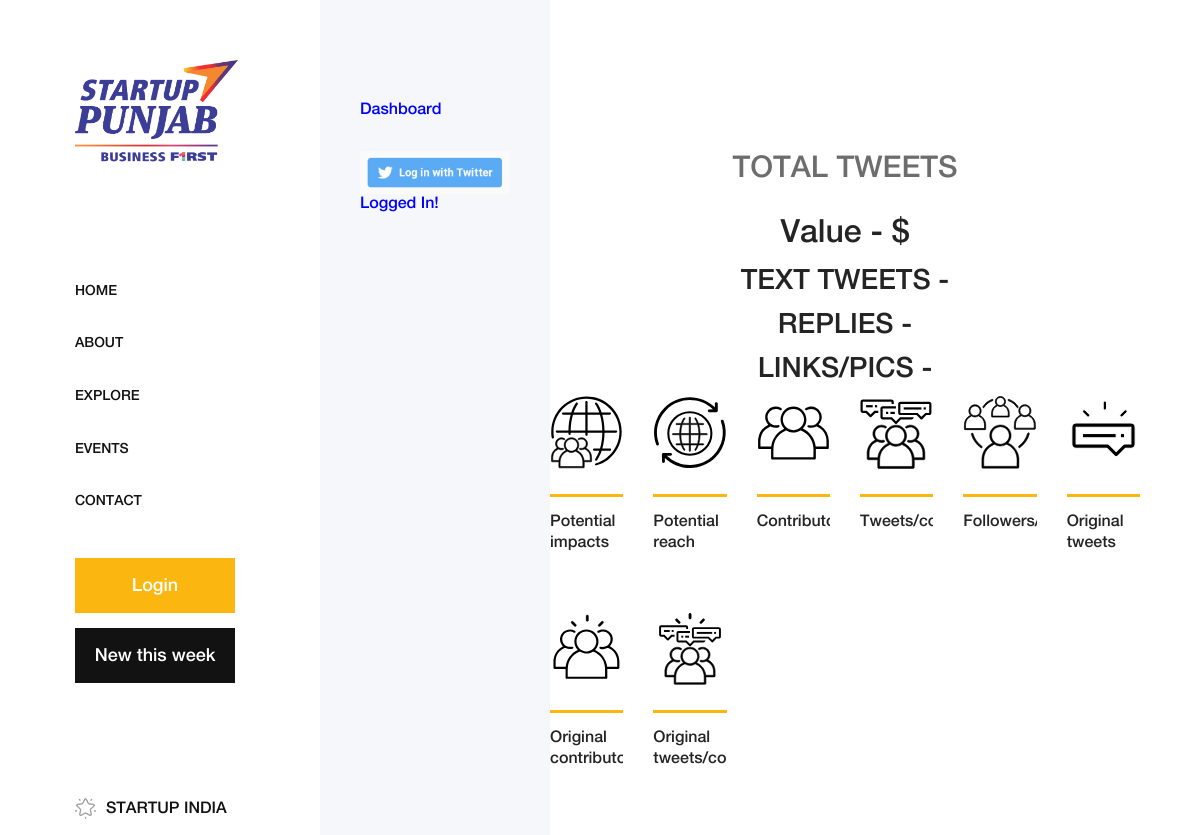
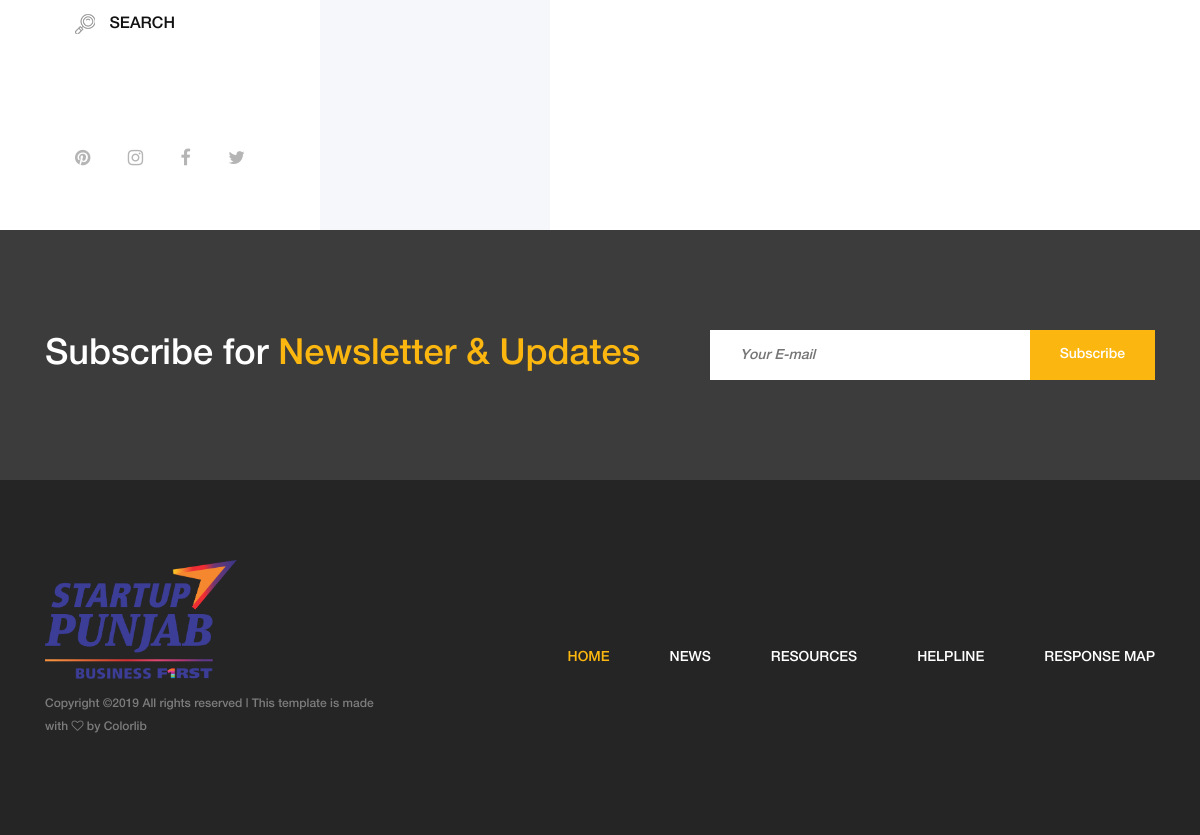
Page /dash on the earlier database version (2 pictures, top to bottom).
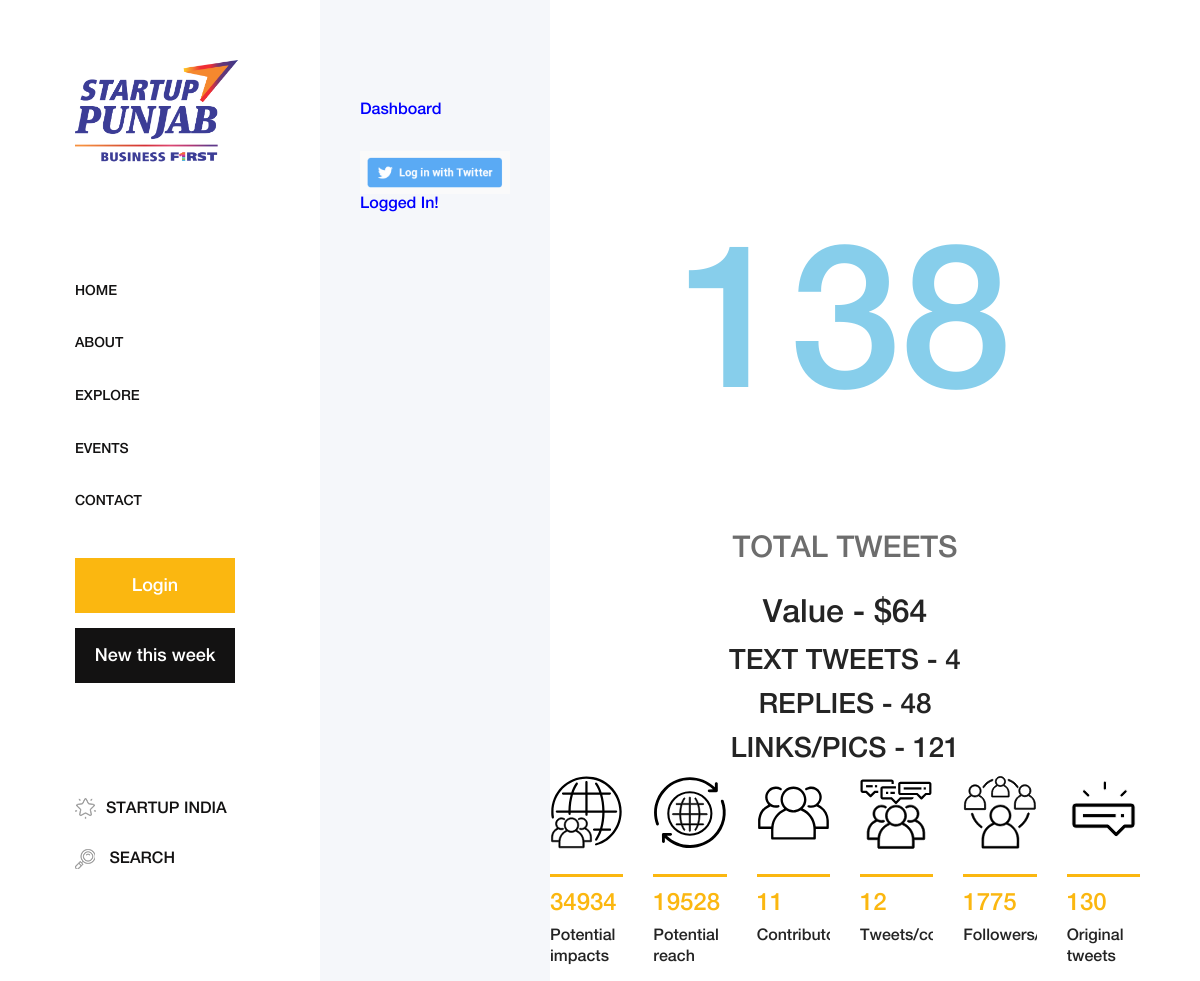
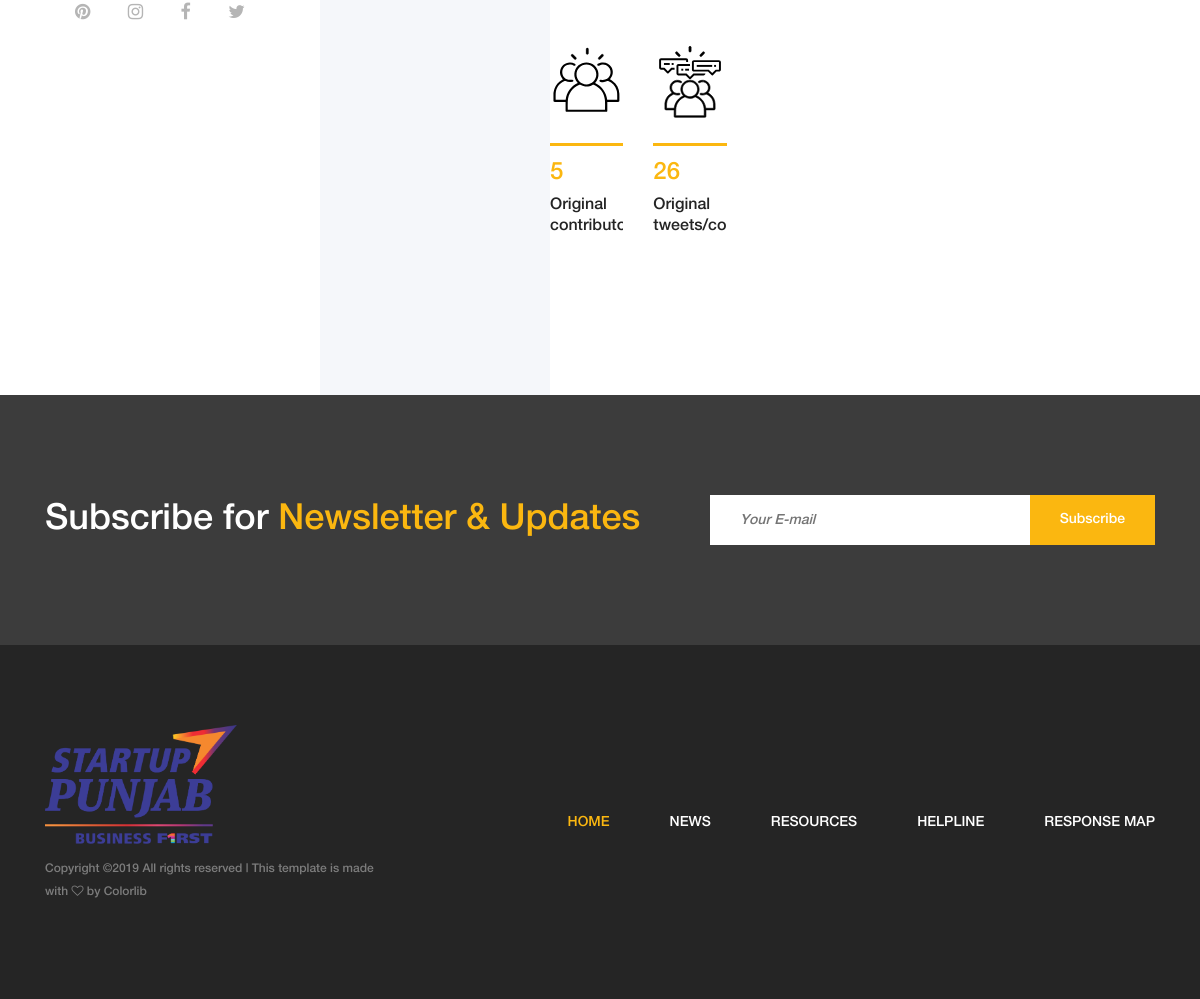
Same page on the later database version (2 pictures, top to bottom).
### stp/models.py (models this page shows)
class analysis(db.Model):
     __tablename__ = "analysis"
     id = db.Column(db.Integer, primary_key=True)
     total_teets = db.Column(db.Integer)
     text_tweets = db.Column(db.Integer)
     replies = db.Column(db.Integer)
     retweets = db.Column(db.Integer)
     links = db.Column(db.Integer)
     a = db.Column(db.Integer)
     b = db.Column(db.Integer)
     c = db.Column(db.Integer)
     d = db.Column(db.Integer)
     e = db.Column(db.Integer)
     f = db.Column(db.Integer)
     g = db.Column(db.Integer)
     h = db.Column(db.Integer)

### stp/routes.py (the view)
@app.route("/dash")
def dash():
    item = analysis.query.first()
    return render_template("dash/main.html", item=item)

### stp/templates/dash/main.html (shortened to what this page needs)
{% extends "dash/dash_template.html" %}
{% block dash %}
<div class="amado_product_area section-padding-100">
            <div class="container-fluid">
                <div class="row">
                    <div class="col-12">
                    </div>
                </div>
                </<div class="row">
                    <center>
                    <p class="count">{{ item.total_teets }}</p>
                    <p class="tweets">TOTAL TWEETS</p>
                    <h2> Value - ${{ item.retweets }}</h2>
                    <h3> TEXT TWEETS - {{ item.text_tweets }}</h3>
                    <h3> REPLIES - {{ item.replies }}</h3>
                    <h3> LINKS/PICS - {{ item.links }}</h3>
                    </center>
                </div>
                <div class="row">
                    <div class="col-12 col-sm-2 col-md-12 col-xl-2">
                        <div class="single-product-wrapper">
                            <div class="product-img">
                                <img src="{{url_for('static', filename='img/twit/1.svg')}}" alt="">
                            </div>
                            <div class="product-description d-flex align-items-center justify-content-between">
                                <div class="product-meta-data">
                                    <div class="line"></div>
                                    <p class="product-price">{{ item.a }}</p>
                                        <h6>Potential impacts</h6>
                                </div>
                            </div>
                        </div>
                    </div>
                    <div class="col-12 col-sm-2 col-md-12 col-xl-2">
                        <div class="single-product-wrapper">
                            <div class="product-img">
                                <img src="{{url_for('static', filename='img/twit/2.svg')}}" alt="">
                            </div>
                            <div class="product-description d-flex align-items-center justify-content-between">
                                <div class="product-meta-data">
                                    <div class="line"></div>
                                    <p class="product-price">{{ item.b }}</p>
                                        <h6>Potential reach</h6>
                                </div>
                            </div>
                        </div>
                    </div>
                    <div class="col-12 col-sm-2 col-md-12 col-xl-2">
                        <div class="single-product-wrapper">
                            <div class="product-img">
                                <img src="{{url_for('static', filename='img/twit/3.svg')}}" alt="">
                            </div>
                            <div class="product-description d-flex align-items-center justify-content-between">
                                <div class="product-meta-data">
                                    <div class="line"></div>
                                    <p class="product-price">{{ item.c }}</p>
                                        <h6>Contributors</h6>
                                </div>
                            </div>
                        </div>
                    </div>
                    <div class="col-12 col-sm-2 col-md-12 col-xl-2">
                        <div class="single-product-wrapper">
                            <div class="product-img">
                                <img src="{{url_for('static', filename='img/twit/4.svg')}}" alt="">
                            </div>
                            <div class="product-description d-flex align-items-center justify-content-between">
                                <div class="product-meta-data">
                                    <div class="line"></div>
                                    <p class="product-price">{{ item.d }}</p>
                                        <h6>Tweets/contributor</h6>
                                </div>
                            </div>
                        </div>
                    </div>
                    <div class="col-12 col-sm-2 col-md-12 col-xl-2">
                        <div class="single-product-wrapper">
                            <div class="product-img">
                                <img src="{{url_for('static', filename='img/twit/5.svg')}}" alt="">
                            </div>
                            <div class="product-description d-flex align-items-center justify-content-between">
                                <div class="product-meta-data">
                                    <div class="line"></div>
                                    <p class="product-price">{{ item.e }}</p>
                                        <h6>Followers/contributor</h6>
                                </div>
                            </div>
                        </div>
                    </div>
                    <div class="col-12 col-sm-2 col-md-12 col-xl-2">
                        <div class="single-product-wrapper">
                            <div class="product-img">
                                <img src="{{url_for('static', filename='img/twit/6.svg')}}" alt="">
                            </div>
                            <div class="product-description d-flex align-items-center justify-content-between">
                                <div class="product-meta-data">
                                    <div class="line"></div>
                                    <p class="product-price">{{ item.f }}</p>
                                        <h6>Original tweets</h6>
                                </div>
                            </div>
                        </div>
                    </div>
                    <div class="col-12 col-sm-2 col-md-12 col-xl-2">
                        <div class="single-product-wrapper">
                            <div class="product-img">
                                <img src="{{url_for('static', filename='img/twit/7.svg')}}" alt="">
                            </div>
                            <div class="product-description d-flex align-items-center justify-content-between">
                                <div class="product-meta-data">
                                    <div class="line"></div>
                                    <p class="product-price">{{ item.g }}</p>
                                        <h6>Original contributors</h6>
                                </div>
                            </div>
                        </div>
                    </div>
                    <div class="col-12 col-sm-2 col-md-12 col-xl-2">
                        <div class="single-product-wrapper">
                            <div class="product-img">
                                <img src="{{url_for('static', filename='img/twit/8.svg')}}" alt="">
                            </div>
                            <div class="product-description d-flex align-items-center justify-content-between">
                                <div class="product-meta-data">
                                    <div class="line"></div>
                                    <p class="product-price">{{ item.h }}</p>
                                        <h6>Original tweets/contributors</h6>
                                </div>
                            </div>
                        </div>
                    </div>
            </div>
        </div>
</div>
{% endblock dash %}

### stp/templates/dash/dash_template.html
{% extends "template.html" %}
{% block content %}
<div class="shop_sidebar_area">
    <div class="widget catagory mb-50">
        <a href="{{ url_for('about') }}"><h6 class="widget-title mb-30" {% if url_for(request.endpoint) == "/dash" %} style="color:blue;" {%endif%}>Dashboard</h6></a>
        <img src="{{ url_for('static', filename='img/twitter.png') }}" alt="">
        <h6 class="widget-title mb-30" style="color:blue;" >Logged In!</h6>
    </div>
</div>
{% block dash %}{% endblock %}
{% endblock content %}

### stp/templates/template.html (shortened to what this page needs)
<!DOCTYPE html>
<html lang="en">
<head>
    <link rel="stylesheet" href="{{ url_for('static', filename='css/core-style.css') }}">
    <link rel="stylesheet" href="{{ url_for('static', filename='style.css') }}">
</head>
<body>
    <div class="main-content-wrapper d-flex clearfix">
        <header class="header-area clearfix">
            <div class="logo">
                <a href="index.html"><img src="{{ url_for('static', filename='img/core-img/logo.png') }}" alt=""></a>
            </div>
            <nav class="amado-nav">
                <ul>
                    <li {%if url_for(request.endpoint) == "/"%} class="active" {%else%} {%endif%} ><a href="{{url_for('index')}}">Home</a></li>
                    <li {%if "/about" in url_for(request.endpoint) %} class="active" {%else%} {%endif%}><a href="{{ url_for('about') }}">About</a></li>
                    <li {%if "/explore" in url_for(request.endpoint) %} class="active" {%else%} {%endif%} ><a href="{{ url_for('explore') }}">Explore</a></li>
                    <li {%if "/events" in url_for(request.endpoint) %} class="active" {%else%} {%endif%} ><a href="{{ url_for('events') }}">Events</a></li>
                    <li {%if url_for(request.endpoint) == "/contact"%} class="active" {%else%} {%endif%} ><a href="{{ url_for('contact') }}">Contact</a></li>
                </ul>
            </nav>
            <div class="amado-btn-group mt-30 mb-100">
                {% if current_user.is_authenticated %}
                    <a href="{{ url_for('login') }}" class="btn amado-btn mb-15" data-toggle="modal" data-target="#enabler_modal">Enabler</a>
                    <a href="#" class="btn amado-btn active">New this week</a>
                {% else %}
                    <a href="{{ url_for('login') }}" class="btn amado-btn mb-15">Login</a>
                    <a href="#" class="btn amado-btn active">New this week</a>
                {% endif %}
            </div>
            <div class="cart-fav-search mb-100">
                {% if current_user.is_authenticated %}
                    <a href="{{ url_for('dash') }}" class="fav-nav"><img src="{{ url_for('static', filename='img/core-img/favorites.png') }}" alt="">Dashboard</a>
                    <a href="#" class="fav-nav"><img src="{{ url_for('static', filename='img/core-img/favorites.png') }}" alt="">Startup India</a>
                    <a href="#" class="search-nav"><img src="{{ url_for('static', filename='img/core-img/search.png') }}" alt=""> Search</a>
                    <a href="{{ url_for('logout') }}" class="fav-nav"><img src="{{ url_for('static', filename='img/core-img/favorites.png') }}" alt=""> Logout</a>
                {% else %}
                <a href="#" class="fav-nav"><img src="{{ url_for('static', filename='img/core-img/favorites.png') }}" alt="">Startup India</a>
                    <a href="#" class="search-nav"><img src="{{ url_for('static', filename='img/core-img/search.png') }}" alt=""> Search</a>
                {% endif %}
            </div>
            <div class="social-info d-flex justify-content-between">
                <a href="#"><i class="fa fa-pinterest" aria-hidden="true"></i></a>
                <a href="#"><i class="fa fa-instagram" aria-hidden="true"></i></a>
                <a href="#"><i class="fa fa-facebook" aria-hidden="true"></i></a>
                <a href="#"><i class="fa fa-twitter" aria-hidden="true"></i></a>
            </div>
        </header>
        {% block content %}{% endblock %}
    <section class="newsletter-area section-padding-100-0">
        <div class="container">
            <div class="row align-items-center">
                <div class="col-12 col-lg-6 col-xl-7">
                    <div class="newsletter-text mb-100">
                        <h2>Subscribe for <span>Newsletter & Updates</span></h2>
                    </div>
                </div>
                <div class="col-12 col-lg-6 col-xl-5">
                    <div class="newsletter-form mb-100">
                        <form action="#" method="post">
                            <input type="email" name="email" class="nl-email" placeholder="Your E-mail">
                            <input type="submit" value="Subscribe">
                        </form>
                    </div>
                </div>
            </div>
        </div>
    </section>
    <footer class="footer_area clearfix">
        <div class="container">
            <div class="row align-items-center">
                <div class="col-12 col-lg-4">
                    <div class="single_widget_area">
                        <div class="footer-logo mr-50">
                            <a href="index.html"><img src="{{ url_for('static', filename='img/core-img/logo.png') }}" alt="" height=200px width=200px></a>
                        </div>
                        <p class="copywrite">
Copyright &copy;<script>document.write(new Date().getFullYear());</script> All rights reserved | This template is made with <i class="fa fa-heart-o" aria-hidden="true"></i> by <a href="https://colorlib.com" target="_blank">Colorlib</a>
</p>
                    </div>
                </div>
                <div class="col-12 col-lg-8">
                    <div class="single_widget_area">
                        <div class="footer_menu">
                            <nav class="navbar navbar-expand-lg justify-content-end">
                                <div class="collapse navbar-collapse" id="footerNavContent">
                                    <ul class="navbar-nav ml-auto">
                                        <li class="nav-item active">
                                            <a class="nav-link" href="index.html">Home</a>
                                        </li>
                                        <li class="nav-item">
                                            <a class="nav-link" href="shop.html">News</a>
                                        </li>
                                        <li class="nav-item">
                                            <a class="nav-link" href="product-details.html">Resources</a>
                                        </li>
                                        <li class="nav-item">
                                            <a class="nav-link" href="cart.html">Helpline</a>
                                        </li>
                                        <li class="nav-item">
                                            <a class="nav-link" href="{{url_for('response_map')}}">Response Map</a>
                                        </li>
                                    </ul>
                                </div>
                            </nav>
                        </div>
                    </div>
                </div>
            </div>
        </div>
    </footer>
</body>
</html>

### stp/static/style.css (style rules this page uses)
.count { color:skyblue; font-size:200px; padding-bottom: 0px; margin-bottom: 0px; }
.tweets { font-size: 30px; }

Differences in the rows shown:
added analysis: total_teets "138", retweets "64", text_tweets "4", replies "48", links "121", a "34934", b "19528", c "11", d "12", e "1775", f "130", g "5", h "26"
